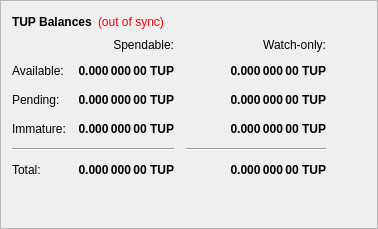
        <widget class="QFrame" name="frame">
         <property name="frameShape">
          <enum>QFrame::StyledPanel</enum>
         </property>
         <property name="frameShadow">
          <enum>QFrame::Raised</enum>
         </property>
         <layout class="QVBoxLayout" name="verticalLayout_4">
          <item>
           <layout class="QHBoxLayout" name="horizontalLayout_4">
            <item>
             <widget class="QLabel" name="label_5">
              <property name="font">
               <font>
                <weight>75</weight>
                <bold>true</bold>
               </font>
              </property>
              <property name="text">
               <string>TUP Balances</string>
              </property>
             </widget>
            </item>
            <item>
             <widget class="QLabel" name="labelWalletStatus">
              <property name="cursor">
               <cursorShape>WhatsThisCursor</cursorShape>
              </property>
              <property name="toolTip">
               <string>The displayed information may be out of date. Your wallet automatically synchronizes with the TENUP network after a connection is established, but this process has not completed yet.</string>
              </property>
              <property name="styleSheet">
               <string notr="true">QLabel { color: red; }</string>
              </property>
              <property name="text">
               <string notr="true">(out of sync)</string>
              </property>
              <property name="alignment">
               <set>Qt::AlignLeading|Qt::AlignLeft|Qt::AlignVCenter</set>
              </property>
             </widget>
            </item>
            <item>
             <spacer name="horizontalSpacer_3">
              <property name="orientation">
               <enum>Qt::Horizontal</enum>
              </property>
              <property name="sizeHint" stdset="0">
               <size>
                <width>40</width>
                <height>20</height>
               </size>
              </property>
             </spacer>
            </item>
           </layout>
          </item>
          <item>
           <layout class="QGridLayout" name="gridLayout">
            <property name="spacing">
             <number>12</number>
            </property>
            <item row="2" column="2">
             <widget class="QLabel" name="labelWatchPending">
              <property name="font">
               <font>
                <weight>75</weight>
                <bold>true</bold>
               </font>
              </property>
              <property name="cursor">
               <cursorShape>IBeamCursor</cursorShape>
              </property>
              <property name="toolTip">
               <string>Unconfirmed transactions to watch-only addresses</string>
              </property>
              <property name="text">
               <string notr="true">0.000 000 00 TUP</string>
              </property>
              <property name="alignment">
               <set>Qt::AlignRight|Qt::AlignTrailing|Qt::AlignVCenter</set>
              </property>
              <property name="textInteractionFlags">
               <set>Qt::LinksAccessibleByMouse|Qt::TextSelectableByKeyboard|Qt::TextSelectableByMouse</set>
              </property>
             </widget>
            </item>
            <item row="2" column="1">
             <widget class="QLabel" name="labelUnconfirmed">
              <property name="font">
               <font>
                <weight>75</weight>
                <bold>true</bold>
               </font>
              </property>
              <property name="cursor">
               <cursorShape>IBeamCursor</cursorShape>
              </property>
              <property name="toolTip">
               <string>Total of transactions that have yet to be confirmed, and do not yet count toward the spendable balance</string>
              </property>
              <property name="text">
               <string notr="true">0.000 000 00 TUP</string>
              </property>
              <property name="alignment">
               <set>Qt::AlignRight|Qt::AlignTrailing|Qt::AlignVCenter</set>
              </property>
              <property name="textInteractionFlags">
               <set>Qt::LinksAccessibleByMouse|Qt::TextSelectableByKeyboard|Qt::TextSelectableByMouse</set>
              </property>
             </widget>
            </item>
            <item row="3" column="2">
             <widget class="QLabel" name="labelWatchImmature">
              <property name="font">
               <font>
                <weight>75</weight>
                <bold>true</bold>
               </font>
              </property>
              <property name="cursor">
               <cursorShape>IBeamCursor</cursorShape>
              </property>
              <property name="toolTip">
               <string>Staked or masternode rewards in watch-only addresses that has not yet matured</string>
              </property>
              <property name="text">
               <string notr="true">0.000 000 00 TUP</string>
              </property>
              <property name="alignment">
               <set>Qt::AlignRight|Qt::AlignTrailing|Qt::AlignVCenter</set>
              </property>
              <property name="textInteractionFlags">
               <set>Qt::LinksAccessibleByMouse|Qt::TextSelectableByKeyboard|Qt::TextSelectableByMouse</set>
              </property>
             </widget>
            </item>
            <item row="4" column="0" colspan="2">
             <widget class="Line" name="lineSpendableBalance">
              <property name="orientation">
               <enum>Qt::Horizontal</enum>
              </property>
             </widget>
            </item>
            <item row="4" column="2">
             <widget class="Line" name="lineWatchBalance">
              <property name="sizePolicy">
               <sizepolicy hsizetype="Preferred" vsizetype="Fixed">
                <horstretch>0</horstretch>
                <verstretch>0</verstretch>
               </sizepolicy>
              </property>
              <property name="minimumSize">
               <size>
                <width>140</width>
                <height>0</height>
               </size>
              </property>
              <property name="orientation">
               <enum>Qt::Horizontal</enum>
              </property>
             </widget>
            </item>
            <item row="5" column="0">
             <widget class="QLabel" name="labelTotalText">
              <property name="text">
               <string>Total:</string>
              </property>
             </widget>
            </item>
            <item row="3" column="1">
             <widget class="QLabel" name="labelImmature">
              <property name="font">
               <font>
                <weight>75</weight>
                <bold>true</bold>
               </font>
              </property>
              <property name="cursor">
               <cursorShape>IBeamCursor</cursorShape>
              </property>
              <property name="toolTip">
               <string>Staked or masternode rewards that has not yet matured</string>
              </property>
              <property name="text">
               <string notr="true">0.000 000 00 TUP</string>
              </property>
              <property name="alignment">
               <set>Qt::AlignRight|Qt::AlignTrailing|Qt::AlignVCenter</set>
              </property>
              <property name="textInteractionFlags">
               <set>Qt::LinksAccessibleByMouse|Qt::TextSelectableByKeyboard|Qt::TextSelectableByMouse</set>
              </property>
             </widget>
            </item>
            <item row="2" column="3">
             <spacer name="horizontalSpacer_2">
              <property name="orientation">
               <enum>Qt::Horizontal</enum>
              </property>
              <property name="sizeHint" stdset="0">
               <size>
                <width>40</width>
                <height>20</height>
               </size>
              </property>
             </spacer>
            </item>
            <item row="3" column="0">
             <widget class="QLabel" name="labelImmatureText">
              <property name="text">
               <string>Immature:</string>
              </property>
             </widget>
            </item>
            <item row="5" column="1">
             <widget class="QLabel" name="labelTotal">
              <property name="font">
               <font>
                <weight>75</weight>
                <bold>true</bold>
               </font>
              </property>
              <property name="cursor">
               <cursorShape>IBeamCursor</cursorShape>
              </property>
              <property name="toolTip">
               <string>Your current total balance</string>
              </property>
              <property name="text">
               <string notr="true">0.000 000 00 TUP</string>
              </property>
              <property name="alignment">
               <set>Qt::AlignRight|Qt::AlignTrailing|Qt::AlignVCenter</set>
              </property>
              <property name="textInteractionFlags">
               <set>Qt::LinksAccessibleByMouse|Qt::TextSelectableByKeyboard|Qt::TextSelectableByMouse</set>
              </property>
             </widget>
            </item>
            <item row="5" column="2">
             <widget class="QLabel" name="labelWatchTotal">
              <property name="font">
               <font>
                <weight>75</weight>
                <bold>true</bold>
               </font>
              </property>
              <property name="cursor">
               <cursorShape>IBeamCursor</cursorShape>
              </property>
              <property name="toolTip">
               <string>Current total balance in watch-only addresses</string>
              </property>
              <property name="text">
               <string notr="true">0.000 000 00 TUP</string>
              </property>
              <property name="alignment">
               <set>Qt::AlignRight|Qt::AlignTrailing|Qt::AlignVCenter</set>
              </property>
              <property name="textInteractionFlags">
               <set>Qt::LinksAccessibleByMouse|Qt::TextSelectableByKeyboard|Qt::TextSelectableByMouse</set>
              </property>
             </widget>
            </item>
            <item row="0" column="2">
             <widget class="QLabel" name="labelWatchonly">
              <property name="text">
               <string>Watch-only:</string>
              </property>
              <property name="alignment">
               <set>Qt::AlignRight|Qt::AlignTrailing|Qt::AlignVCenter</set>
              </property>
             </widget>
            </item>
            <item row="1" column="0">
             <widget class="QLabel" name="labelBalanceText">
              <property name="text">
               <string>Available:</string>
              </property>
             </widget>
            </item>
            <item row="1" column="1">
             <widget class="QLabel" name="labelBalance">
              <property name="font">
               <font>
                <weight>75</weight>
                <bold>true</bold>
               </font>
              </property>
              <property name="cursor">
               <cursorShape>IBeamCursor</cursorShape>
              </property>
              <property name="toolTip">
               <string>Your current spendable balance</string>
              </property>
              <property name="text">
               <string notr="true">0.000 000 00 TUP</string>
              </property>
              <property name="alignment">
               <set>Qt::AlignRight|Qt::AlignTrailing|Qt::AlignVCenter</set>
              </property>
              <property name="textInteractionFlags">
               <set>Qt::LinksAccessibleByMouse|Qt::TextSelectableByKeyboard|Qt::TextSelectableByMouse</set>
              </property>
             </widget>
            </item>
            <item row="1" column="2">
             <widget class="QLabel" name="labelWatchAvailable">
              <property name="font">
               <font>
                <weight>75</weight>
                <bold>true</bold>
               </font>
              </property>
              <property name="cursor">
               <cursorShape>IBeamCursor</cursorShape>
              </property>
              <property name="toolTip">
               <string>Your current balance in watch-only addresses</string>
              </property>
              <property name="text">
               <string notr="true">0.000 000 00 TUP</string>
              </property>
              <property name="alignment">
               <set>Qt::AlignRight|Qt::AlignTrailing|Qt::AlignVCenter</set>
              </property>
              <property name="textInteractionFlags">
               <set>Qt::LinksAccessibleByMouse|Qt::TextSelectableByKeyboard|Qt::TextSelectableByMouse</set>
              </property>
             </widget>
            </item>
            <item row="2" column="0">
             <widget class="QLabel" name="labelPendingText">
              <property name="text">
               <string>Pending:</string>
              </property>
             </widget>
            </item>
            <item row="0" column="1">
             <widget class="QLabel" name="labelSpendable">
              <property name="text">
               <string>Spendable:</string>
              </property>
              <property name="alignment">
               <set>Qt::AlignRight|Qt::AlignTrailing|Qt::AlignVCenter</set>
              </property>
             </widget>
            </item>
           </layout>
          </item>
          <item>
           <spacer name="verticalSpacer_4">
            <property name="orientation">
             <enum>Qt::Vertical</enum>
            </property>
            <property name="sizeHint" stdset="0">
             <size>
              <width>20</width>
              <height>40</height>
             </size>
            </property>
           </spacer>
          </item>
         </layout>
        </widget>
